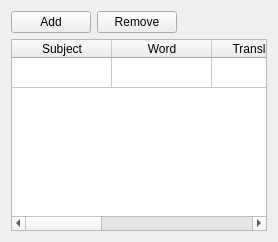
       <widget class="QWidget" name="dictionaryTab">
        <attribute name="title">
         <string>Dictionary</string>
        </attribute>
        <layout class="QGridLayout" name="gridLayout_7">
         <item row="0" column="0">
          <widget class="QFrame" name="frame">
           <property name="frameShape">
            <enum>QFrame::NoFrame</enum>
           </property>
           <property name="frameShadow">
            <enum>QFrame::Plain</enum>
           </property>
           <layout class="QHBoxLayout" name="horizontalLayout">
            <property name="leftMargin">
             <number>0</number>
            </property>
            <property name="topMargin">
             <number>0</number>
            </property>
            <property name="rightMargin">
             <number>0</number>
            </property>
            <property name="bottomMargin">
             <number>0</number>
            </property>
            <item>
             <widget class="QPushButton" name="addWordButton">
              <property name="sizePolicy">
               <sizepolicy hsizetype="Maximum" vsizetype="Fixed">
                <horstretch>0</horstretch>
                <verstretch>0</verstretch>
               </sizepolicy>
              </property>
              <property name="text">
               <string>Add</string>
              </property>
              <property name="icon">
               <iconset resource="tlell.qrc">
                <normaloff>:/tlell/tlell/list-add.svg</normaloff>:/tlell/tlell/list-add.svg</iconset>
              </property>
              <property name="iconSize">
               <size>
                <width>22</width>
                <height>22</height>
               </size>
              </property>
             </widget>
            </item>
            <item alignment="Qt::AlignLeft">
             <widget class="QPushButton" name="removeWordButton">
              <property name="sizePolicy">
               <sizepolicy hsizetype="Maximum" vsizetype="Fixed">
                <horstretch>0</horstretch>
                <verstretch>0</verstretch>
               </sizepolicy>
              </property>
              <property name="text">
               <string>Remove</string>
              </property>
              <property name="icon">
               <iconset resource="tlell.qrc">
                <normaloff>:/tlell/tlell/list-remove.svg</normaloff>:/tlell/tlell/list-remove.svg</iconset>
              </property>
              <property name="iconSize">
               <size>
                <width>22</width>
                <height>22</height>
               </size>
              </property>
             </widget>
            </item>
           </layout>
          </widget>
         </item>
         <item row="1" column="0">
          <widget class="QTableWidget" name="dictionaryTable">
           <property name="alternatingRowColors">
            <bool>true</bool>
           </property>
           <attribute name="verticalHeaderVisible">
            <bool>false</bool>
           </attribute>
           <row>
            <property name="text">
             <string>New Row</string>
            </property>
           </row>
           <column>
            <property name="text">
             <string>Subject</string>
            </property>
           </column>
           <column>
            <property name="text">
             <string>Word</string>
            </property>
           </column>
           <column>
            <property name="text">
             <string>Translation</string>
            </property>
           </column>
           <column>
            <property name="text">
             <string>Pronunciation</string>
            </property>
           </column>
           <column>
            <property name="text">
             <string>Definition</string>
            </property>
           </column>
           <column>
            <property name="text">
             <string>Notes</string>
            </property>
           </column>
          </widget>
         </item>
        </layout>
       </widget>
